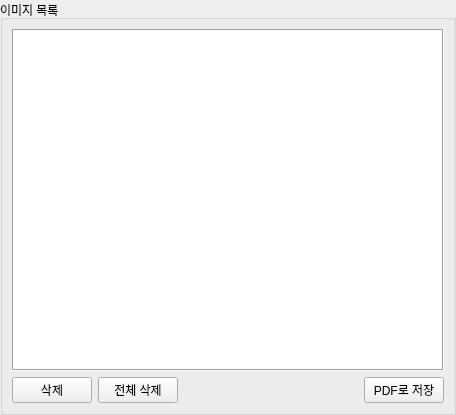
<?xml version="1.0" encoding="UTF-8"?>
<ui version="4.0">
 <class>ImageListWidget</class>
 <widget class="QWidget" name="ImageListWidget">
  <property name="geometry">
   <rect>
    <x>0</x>
    <y>0</y>
    <width>456</width>
    <height>415</height>
   </rect>
  </property>
  <property name="windowTitle">
   <string>Form</string>
  </property>
  <layout class="QVBoxLayout" name="verticalLayout">
   <property name="spacing">
    <number>0</number>
   </property>
   <property name="leftMargin">
    <number>0</number>
   </property>
   <property name="topMargin">
    <number>0</number>
   </property>
   <property name="rightMargin">
    <number>0</number>
   </property>
   <property name="bottomMargin">
    <number>0</number>
   </property>
   <item>
    <widget class="QGroupBox" name="groupBox_2">
     <property name="title">
      <string>이미지 목록</string>
     </property>
     <layout class="QVBoxLayout" name="verticalLayout_2">
      <item>
       <widget class="QListWidget" name="lsFiles">
        <property name="frameShape">
         <enum>QFrame::Box</enum>
        </property>
        <property name="frameShadow">
         <enum>QFrame::Sunken</enum>
        </property>
        <property name="iconSize">
         <size>
          <width>80</width>
          <height>120</height>
         </size>
        </property>
        <property name="textElideMode">
         <enum>Qt::ElideLeft</enum>
        </property>
        <property name="verticalScrollMode">
         <enum>QAbstractItemView::ScrollPerItem</enum>
        </property>
        <property name="gridSize">
         <size>
          <width>0</width>
          <height>120</height>
         </size>
        </property>
        <property name="viewMode">
         <enum>QListView::ListMode</enum>
        </property>
       </widget>
      </item>
      <item>
       <layout class="QHBoxLayout" name="horizontalLayout_5">
        <item>
         <widget class="QPushButton" name="btnDeleteFile_2">
          <property name="minimumSize">
           <size>
            <width>60</width>
            <height>0</height>
           </size>
          </property>
          <property name="text">
           <string>삭제</string>
          </property>
         </widget>
        </item>
        <item>
         <widget class="QPushButton" name="btnDeleteAllFiles_2">
          <property name="text">
           <string>전체 삭제</string>
          </property>
         </widget>
        </item>
        <item>
         <spacer name="horizontalSpacer_2">
          <property name="orientation">
           <enum>Qt::Horizontal</enum>
          </property>
          <property name="sizeHint" stdset="0">
           <size>
            <width>40</width>
            <height>20</height>
           </size>
          </property>
         </spacer>
        </item>
        <item>
         <widget class="QPushButton" name="btnToPdf_2">
          <property name="text">
           <string>PDF로 저장</string>
          </property>
         </widget>
        </item>
       </layout>
      </item>
     </layout>
    </widget>
   </item>
  </layout>
 </widget>
 <resources/>
 <connections/>
</ui>
